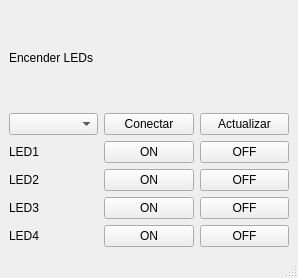
<?xml version="1.0" encoding="UTF-8"?>
<ui version="4.0">
 <class>MainWindow</class>
 <widget class="QMainWindow" name="MainWindow">
  <property name="geometry">
   <rect>
    <x>0</x>
    <y>0</y>
    <width>298</width>
    <height>278</height>
   </rect>
  </property>
  <property name="windowTitle">
   <string>MainWindow</string>
  </property>
  <widget class="QWidget" name="centralwidget">
   <layout class="QVBoxLayout" name="verticalLayout_2">
    <item>
     <layout class="QVBoxLayout" name="verticalLayout">
      <item>
       <widget class="QLabel" name="label">
        <property name="text">
         <string>Encender LEDs</string>
        </property>
       </widget>
      </item>
      <item>
       <layout class="QHBoxLayout" name="horizontalLayout">
        <item>
         <widget class="QComboBox" name="comboBox"/>
        </item>
        <item>
         <widget class="QPushButton" name="pushButton">
          <property name="text">
           <string>Conectar</string>
          </property>
         </widget>
        </item>
        <item>
         <widget class="QPushButton" name="pushButton_2">
          <property name="text">
           <string>Actualizar</string>
          </property>
         </widget>
        </item>
       </layout>
      </item>
      <item>
       <layout class="QHBoxLayout" name="horizontalLayout_2">
        <item>
         <widget class="QLabel" name="label_2">
          <property name="text">
           <string>LED1</string>
          </property>
         </widget>
        </item>
        <item>
         <widget class="QPushButton" name="pushButton_3">
          <property name="text">
           <string>ON</string>
          </property>
         </widget>
        </item>
        <item>
         <widget class="QPushButton" name="pushButton_7">
          <property name="text">
           <string>OFF</string>
          </property>
         </widget>
        </item>
       </layout>
      </item>
      <item>
       <layout class="QHBoxLayout" name="horizontalLayout_3">
        <item>
         <widget class="QLabel" name="label_3">
          <property name="text">
           <string>LED2</string>
          </property>
         </widget>
        </item>
        <item>
         <widget class="QPushButton" name="pushButton_4">
          <property name="text">
           <string>ON</string>
          </property>
         </widget>
        </item>
        <item>
         <widget class="QPushButton" name="pushButton_8">
          <property name="text">
           <string>OFF</string>
          </property>
         </widget>
        </item>
       </layout>
      </item>
      <item>
       <layout class="QHBoxLayout" name="horizontalLayout_4">
        <item>
         <widget class="QLabel" name="label_4">
          <property name="text">
           <string>LED3</string>
          </property>
         </widget>
        </item>
        <item>
         <widget class="QPushButton" name="pushButton_5">
          <property name="text">
           <string>ON</string>
          </property>
         </widget>
        </item>
        <item>
         <widget class="QPushButton" name="pushButton_9">
          <property name="text">
           <string>OFF</string>
          </property>
         </widget>
        </item>
       </layout>
      </item>
      <item>
       <layout class="QHBoxLayout" name="horizontalLayout_5">
        <item>
         <widget class="QLabel" name="label_5">
          <property name="text">
           <string>LED4</string>
          </property>
         </widget>
        </item>
        <item>
         <widget class="QPushButton" name="pushButton_6">
          <property name="text">
           <string>ON</string>
          </property>
         </widget>
        </item>
        <item>
         <widget class="QPushButton" name="pushButton_10">
          <property name="text">
           <string>OFF</string>
          </property>
         </widget>
        </item>
       </layout>
      </item>
     </layout>
    </item>
   </layout>
  </widget>
  <widget class="QMenuBar" name="menubar">
   <property name="geometry">
    <rect>
     <x>0</x>
     <y>0</y>
     <width>298</width>
     <height>33</height>
    </rect>
   </property>
  </widget>
  <widget class="QStatusBar" name="statusbar"/>
 </widget>
 <resources/>
 <connections/>
</ui>
